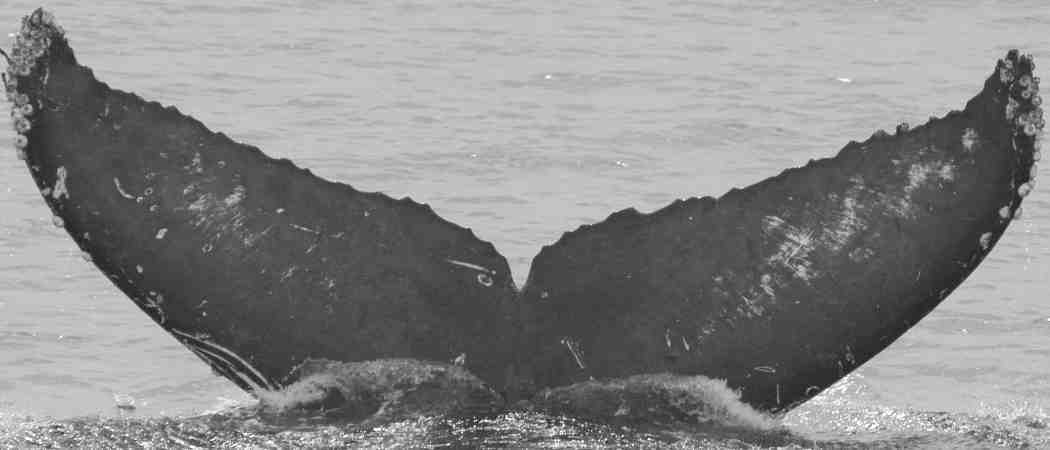
#> input picture test_data/00a5f43e.jpg, 1050 x 450 px, found by its file name; its folder holds 4 pictures in this run
$ python opencv_test.py   (older library calls are emulated)
#> lines starting #> are read from the running program, lines starting #| are printed output that depends on the picture
import os
import cv2
import math
from matplotlib import pyplot as plt

dir_path = 'data/test_data'
max_num = 10

num_files = len(os.listdir(dir_path))
num_rows = math.floor(math.sqrt(max_num))
num_col = (max_num // num_rows) + 1

print(num_rows)
print(num_col)

index = 1

for filename in os.listdir(dir_path):
    if index < 10:
        print(filename)
        img = cv2.imread(dir_path + '/' + filename, 0)
#> img is the input picture: shape (450, 1050); min 0, max 255, mean 136
        sobely = cv2.Sobel(img,cv2.CV_64F,0,1,ksize=5)
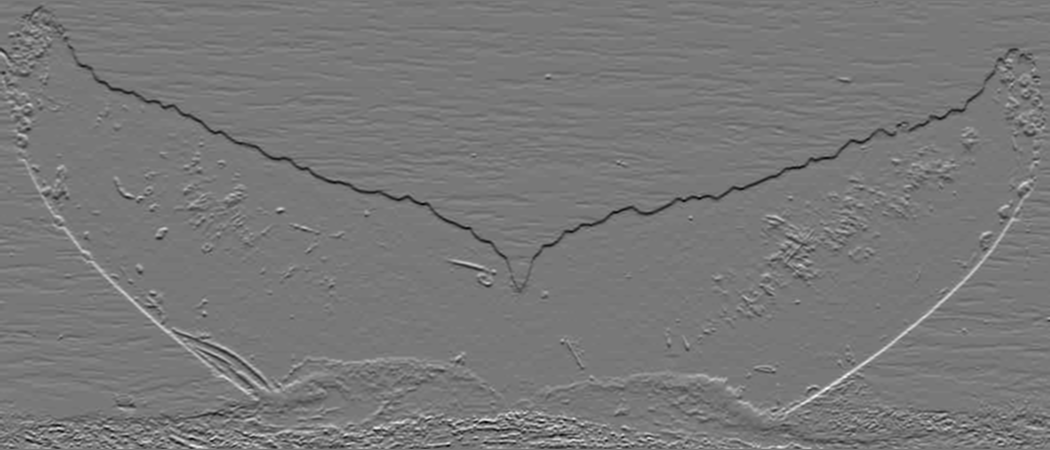
#> sobely: shape (450, 1050) float64; min -6992, max 7767, mean -12.5; drawn with min black and max white
        plt.subplot(num_rows, num_col, index), plt.imshow(sobely,cmap = 'gray')
        plt.title(filename), plt.xticks([]), plt.yticks([])
        index = index + 1
#> pass 2 of the loop `for filename in os.listdir(dir_path):`:
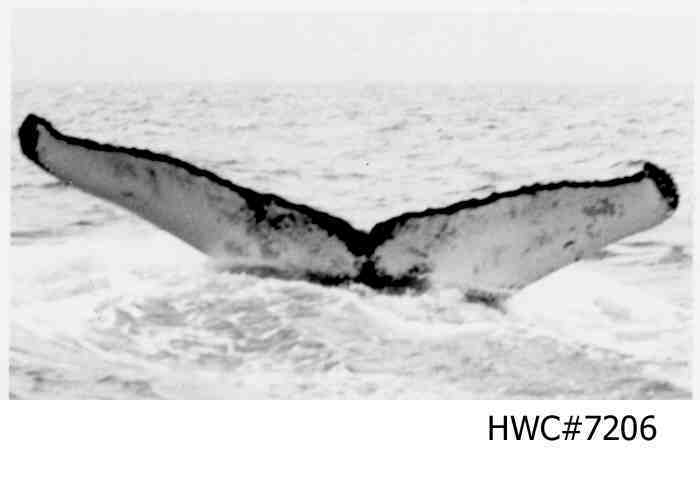
#> input picture test_data/00a716d3.jpg, 700 x 500 px, found by its file name
#> img is the input picture: shape (500, 700); min 0, max 255, mean 214.2
#> `sobely = cv2.Sobel(img,cv2.CV_64F,0,1,ksize=5)`:
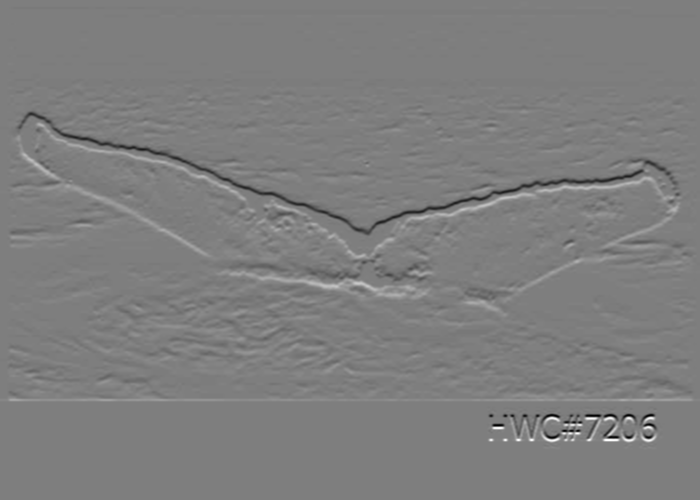
#> sobely: shape (500, 700) float64; min -11759, max 11952, mean 2.9; drawn with min black and max white
#> pass 3 of the loop `for filename in os.listdir(dir_path):`:
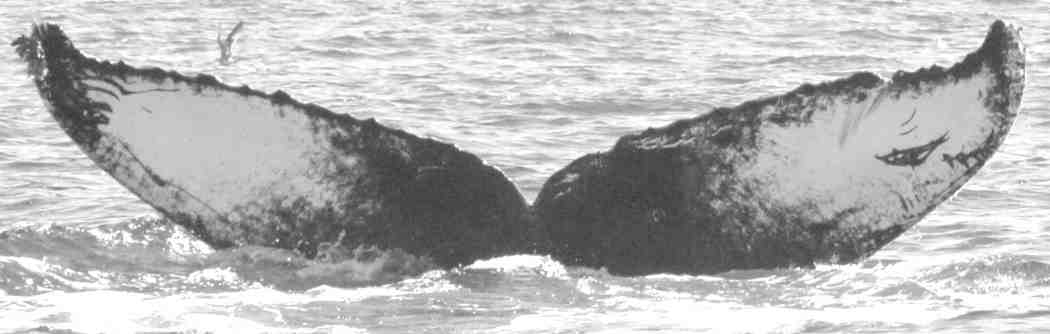
#> input picture test_data/00ac0428.jpg, 1050 x 334 px, found by its file name
#> img is the input picture: shape (334, 1050); min 50, max 255, mean 182.9
#> `sobely = cv2.Sobel(img,cv2.CV_64F,0,1,ksize=5)`:
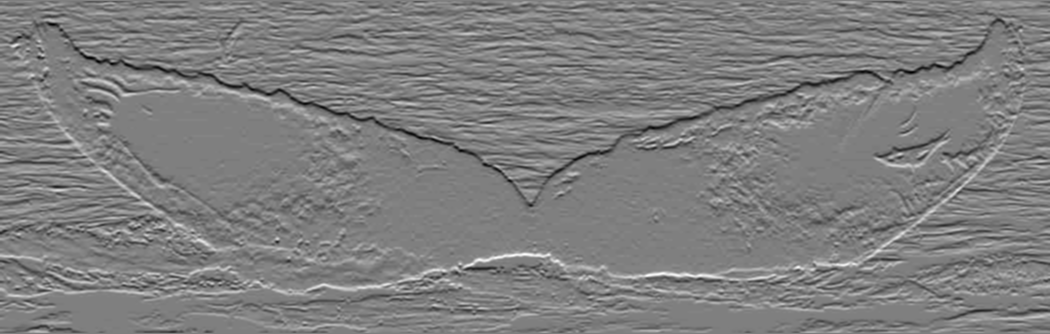
#> sobely: shape (334, 1050) float64; min -6540, max 6561, mean 3.5; drawn with min black and max white
#> the loop made 4 passes; the first 3 are shown

plt.show()
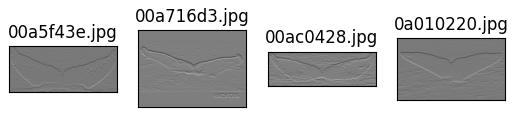
#> figure drawn by matplotlib, 4 panels
